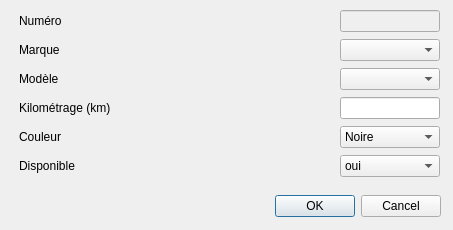
<?xml version="1.0" encoding="UTF-8"?>
<ui version="4.0">
 <class>FenExemplaire</class>
 <widget class="QDialog" name="FenExemplaire">
  <property name="geometry">
   <rect>
    <x>0</x>
    <y>0</y>
    <width>453</width>
    <height>230</height>
   </rect>
  </property>
  <property name="windowTitle">
   <string>Dialog</string>
  </property>
  <widget class="QDialogButtonBox" name="buttonBox">
   <property name="geometry">
    <rect>
     <x>100</x>
     <y>190</y>
     <width>341</width>
     <height>32</height>
    </rect>
   </property>
   <property name="orientation">
    <enum>Qt::Horizontal</enum>
   </property>
   <property name="standardButtons">
    <set>QDialogButtonBox::Cancel|QDialogButtonBox::Ok</set>
   </property>
  </widget>
  <widget class="QWidget" name="gridLayoutWidget">
   <property name="geometry">
    <rect>
     <x>19</x>
     <y>9</y>
     <width>421</width>
     <height>169</height>
    </rect>
   </property>
   <layout class="QGridLayout" name="gridLayout">
    <item row="0" column="0">
     <widget class="QLabel" name="numero">
      <property name="text">
       <string>Numéro</string>
      </property>
     </widget>
    </item>
    <item row="0" column="1">
     <widget class="QLineEdit" name="numeroEdit">
      <property name="enabled">
       <bool>false</bool>
      </property>
      <property name="maximumSize">
       <size>
        <width>100</width>
        <height>16777215</height>
       </size>
      </property>
     </widget>
    </item>
    <item row="1" column="0">
     <widget class="QLabel" name="marque">
      <property name="text">
       <string>Marque</string>
      </property>
     </widget>
    </item>
    <item row="1" column="1">
     <widget class="QComboBox" name="marqueEdit"/>
    </item>
    <item row="2" column="0">
     <widget class="QLabel" name="modele">
      <property name="text">
       <string>Modèle</string>
      </property>
     </widget>
    </item>
    <item row="2" column="1">
     <widget class="QComboBox" name="modeleEdit"/>
    </item>
    <item row="3" column="0">
     <widget class="QLabel" name="km">
      <property name="text">
       <string>Kilométrage (km)</string>
      </property>
     </widget>
    </item>
    <item row="3" column="1">
     <widget class="QLineEdit" name="kmEdit">
      <property name="maximumSize">
       <size>
        <width>100</width>
        <height>16777215</height>
       </size>
      </property>
     </widget>
    </item>
    <item row="4" column="0">
     <widget class="QLabel" name="couleur">
      <property name="text">
       <string>Couleur</string>
      </property>
     </widget>
    </item>
    <item row="4" column="1">
     <widget class="QComboBox" name="couleurEdit">
      <item>
       <property name="text">
        <string>Noire</string>
       </property>
      </item>
      <item>
       <property name="text">
        <string>Marron</string>
       </property>
      </item>
      <item>
       <property name="text">
        <string>Grise</string>
       </property>
      </item>
      <item>
       <property name="text">
        <string>Jaune</string>
       </property>
      </item>
      <item>
       <property name="text">
        <string>Rouge</string>
       </property>
      </item>
      <item>
       <property name="text">
        <string>Verte</string>
       </property>
      </item>
      <item>
       <property name="text">
        <string>Bleue</string>
       </property>
      </item>
      <item>
       <property name="text">
        <string>Orange</string>
       </property>
      </item>
      <item>
       <property name="text">
        <string>Rose</string>
       </property>
      </item>
      <item>
       <property name="text">
        <string>Beige</string>
       </property>
      </item>
      <item>
       <property name="text">
        <string>Blanche</string>
       </property>
      </item>
     </widget>
    </item>
    <item row="5" column="0">
     <widget class="QLabel" name="disponible">
      <property name="text">
       <string>Disponible</string>
      </property>
     </widget>
    </item>
    <item row="5" column="1">
     <widget class="QComboBox" name="disponibleEdit">
      <item>
       <property name="text">
        <string>oui</string>
       </property>
      </item>
      <item>
       <property name="text">
        <string>non</string>
       </property>
      </item>
     </widget>
    </item>
   </layout>
  </widget>
 </widget>
 <resources/>
 <connections>
  <connection>
   <sender>buttonBox</sender>
   <signal>accepted()</signal>
   <receiver>FenExemplaire</receiver>
   <slot>accept()</slot>
   <hints>
    <hint type="sourcelabel">
     <x>248</x>
     <y>254</y>
    </hint>
    <hint type="destinationlabel">
     <x>157</x>
     <y>274</y>
    </hint>
   </hints>
  </connection>
  <connection>
   <sender>buttonBox</sender>
   <signal>rejected()</signal>
   <receiver>FenExemplaire</receiver>
   <slot>reject()</slot>
   <hints>
    <hint type="sourcelabel">
     <x>316</x>
     <y>260</y>
    </hint>
    <hint type="destinationlabel">
     <x>286</x>
     <y>274</y>
    </hint>
   </hints>
  </connection>
 </connections>
</ui>
